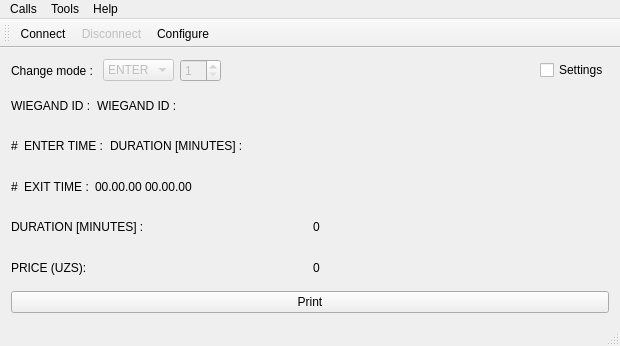
<?xml version="1.0" encoding="UTF-8"?>
<ui version="4.0">
 <class>MainWindow</class>
 <widget class="QMainWindow" name="MainWindow">
  <property name="geometry">
   <rect>
    <x>0</x>
    <y>0</y>
    <width>620</width>
    <height>346</height>
   </rect>
  </property>
  <property name="windowTitle">
   <string>Parking</string>
  </property>
  <property name="unifiedTitleAndToolBarOnMac">
   <bool>true</bool>
  </property>
  <widget class="QWidget" name="centralWidget">
   <layout class="QVBoxLayout" name="verticalLayout">
    <item>
     <layout class="QHBoxLayout" name="horizontalLayout">
      <item>
       <widget class="QLabel" name="label_13">
        <property name="text">
         <string>Change mode : </string>
        </property>
       </widget>
      </item>
      <item>
       <widget class="QComboBox" name="mode_combo">
        <property name="enabled">
         <bool>false</bool>
        </property>
        <item>
         <property name="text">
          <string>ENTER</string>
         </property>
        </item>
        <item>
         <property name="text">
          <string>EXIT</string>
         </property>
        </item>
       </widget>
      </item>
      <item>
       <widget class="QSpinBox" name="barrier_number_spin">
        <property name="enabled">
         <bool>false</bool>
        </property>
        <property name="minimum">
         <number>1</number>
        </property>
        <property name="maximum">
         <number>16</number>
        </property>
       </widget>
      </item>
      <item>
       <spacer name="horizontalSpacer">
        <property name="orientation">
         <enum>Qt::Horizontal</enum>
        </property>
        <property name="sizeHint" stdset="0">
         <size>
          <width>40</width>
          <height>20</height>
         </size>
        </property>
       </spacer>
      </item>
      <item>
       <widget class="QCheckBox" name="checkBox">
        <property name="text">
         <string>Settings</string>
        </property>
       </widget>
      </item>
     </layout>
    </item>
    <item>
     <layout class="QHBoxLayout" name="horizontalLayout_4">
      <item>
       <widget class="QLabel" name="label">
        <property name="text">
         <string>WIEGAND ID :</string>
        </property>
       </widget>
      </item>
      <item>
       <widget class="QLabel" name="wiegand_label">
        <property name="text">
         <string>WIEGAND ID :</string>
        </property>
       </widget>
      </item>
      <item>
       <spacer name="horizontalSpacer_6">
        <property name="orientation">
         <enum>Qt::Horizontal</enum>
        </property>
        <property name="sizeHint" stdset="0">
         <size>
          <width>40</width>
          <height>20</height>
         </size>
        </property>
       </spacer>
      </item>
     </layout>
    </item>
    <item>
     <layout class="QHBoxLayout" name="horizontalLayout_3">
      <item>
       <widget class="QLabel" name="enter_number_label">
        <property name="text">
         <string>#</string>
        </property>
       </widget>
      </item>
      <item>
       <widget class="QLabel" name="label_3">
        <property name="text">
         <string>ENTER TIME :</string>
        </property>
       </widget>
      </item>
      <item>
       <widget class="QLabel" name="enter_time_label">
        <property name="text">
         <string>DURATION [MINUTES] : </string>
        </property>
       </widget>
      </item>
      <item>
       <spacer name="horizontalSpacer_2">
        <property name="orientation">
         <enum>Qt::Horizontal</enum>
        </property>
        <property name="sizeHint" stdset="0">
         <size>
          <width>40</width>
          <height>20</height>
         </size>
        </property>
       </spacer>
      </item>
     </layout>
    </item>
    <item>
     <layout class="QHBoxLayout" name="horizontalLayout_2">
      <item>
       <widget class="QLabel" name="exit_number_label">
        <property name="text">
         <string>#</string>
        </property>
       </widget>
      </item>
      <item>
       <widget class="QLabel" name="label_2">
        <property name="sizePolicy">
         <sizepolicy hsizetype="Preferred" vsizetype="Preferred">
          <horstretch>0</horstretch>
          <verstretch>0</verstretch>
         </sizepolicy>
        </property>
        <property name="text">
         <string>EXIT TIME :</string>
        </property>
       </widget>
      </item>
      <item>
       <widget class="QLabel" name="exit_time_label">
        <property name="text">
         <string>00.00.00 00.00.00</string>
        </property>
       </widget>
      </item>
      <item>
       <spacer name="horizontalSpacer_5">
        <property name="orientation">
         <enum>Qt::Horizontal</enum>
        </property>
        <property name="sizeHint" stdset="0">
         <size>
          <width>40</width>
          <height>20</height>
         </size>
        </property>
       </spacer>
      </item>
     </layout>
    </item>
    <item>
     <layout class="QHBoxLayout" name="horizontalLayout_5">
      <item>
       <widget class="QLabel" name="label_4">
        <property name="text">
         <string>DURATION [MINUTES] : </string>
        </property>
       </widget>
      </item>
      <item>
       <widget class="QLabel" name="duration_label">
        <property name="text">
         <string>0</string>
        </property>
       </widget>
      </item>
     </layout>
    </item>
    <item>
     <layout class="QHBoxLayout" name="horizontalLayout_6">
      <item>
       <widget class="QLabel" name="label_5">
        <property name="text">
         <string>PRICE (UZS):</string>
        </property>
       </widget>
      </item>
      <item>
       <widget class="QLabel" name="price_label">
        <property name="text">
         <string>0</string>
        </property>
       </widget>
      </item>
     </layout>
    </item>
    <item>
     <widget class="QPushButton" name="print_button">
      <property name="text">
       <string>Print</string>
      </property>
     </widget>
    </item>
   </layout>
  </widget>
  <widget class="QMenuBar" name="menuBar">
   <property name="geometry">
    <rect>
     <x>0</x>
     <y>0</y>
     <width>620</width>
     <height>19</height>
    </rect>
   </property>
   <widget class="QMenu" name="menuCalls">
    <property name="title">
     <string>Calls</string>
    </property>
    <addaction name="actionConnect"/>
    <addaction name="actionDisconnect"/>
    <addaction name="separator"/>
    <addaction name="actionQuit"/>
   </widget>
   <widget class="QMenu" name="menuTools">
    <property name="title">
     <string>Tools</string>
    </property>
    <addaction name="actionConfigure"/>
   </widget>
   <widget class="QMenu" name="menuHelp">
    <property name="title">
     <string>Help</string>
    </property>
    <addaction name="actionAbout"/>
   </widget>
   <addaction name="menuCalls"/>
   <addaction name="menuTools"/>
   <addaction name="menuHelp"/>
  </widget>
  <widget class="QToolBar" name="mainToolBar">
   <attribute name="toolBarArea">
    <enum>TopToolBarArea</enum>
   </attribute>
   <attribute name="toolBarBreak">
    <bool>false</bool>
   </attribute>
   <addaction name="actionConnect"/>
   <addaction name="actionDisconnect"/>
   <addaction name="actionConfigure"/>
  </widget>
  <widget class="QStatusBar" name="statusBar"/>
  <action name="actionConnect">
   <property name="icon">
    <iconset resource="rpiclientresources.qrc">
     <normaloff>:/images/connect.png</normaloff>:/images/connect.png</iconset>
   </property>
   <property name="text">
    <string>C&amp;onnect</string>
   </property>
   <property name="toolTip">
    <string>Connect to serial port</string>
   </property>
   <property name="shortcut">
    <string>Ctrl+O</string>
   </property>
  </action>
  <action name="actionDisconnect">
   <property name="enabled">
    <bool>false</bool>
   </property>
   <property name="icon">
    <iconset resource="rpiclientresources.qrc">
     <normaloff>:/images/disconnect.png</normaloff>:/images/disconnect.png</iconset>
   </property>
   <property name="text">
    <string>&amp;Disconnect</string>
   </property>
   <property name="toolTip">
    <string>Disconnect from serial port</string>
   </property>
   <property name="shortcut">
    <string>Ctrl+D</string>
   </property>
  </action>
  <action name="actionConfigure">
   <property name="icon">
    <iconset resource="rpiclientresources.qrc">
     <normaloff>:/images/settings.png</normaloff>:/images/settings.png</iconset>
   </property>
   <property name="text">
    <string>&amp;Configure</string>
   </property>
   <property name="toolTip">
    <string>Configure serial port</string>
   </property>
   <property name="shortcut">
    <string>Alt+C</string>
   </property>
  </action>
  <action name="actionQuit">
   <property name="icon">
    <iconset resource="rpiclientresources.qrc">
     <normaloff>:/images/application-exit.png</normaloff>:/images/application-exit.png</iconset>
   </property>
   <property name="text">
    <string>&amp;Quit</string>
   </property>
   <property name="shortcut">
    <string>Ctrl+Q</string>
   </property>
  </action>
  <action name="actionAbout">
   <property name="text">
    <string>About</string>
   </property>
  </action>
 </widget>
 <layoutdefault spacing="6" margin="11"/>
 <resources>
  <include location="rpiclientresources.qrc"/>
 </resources>
 <connections/>
</ui>
